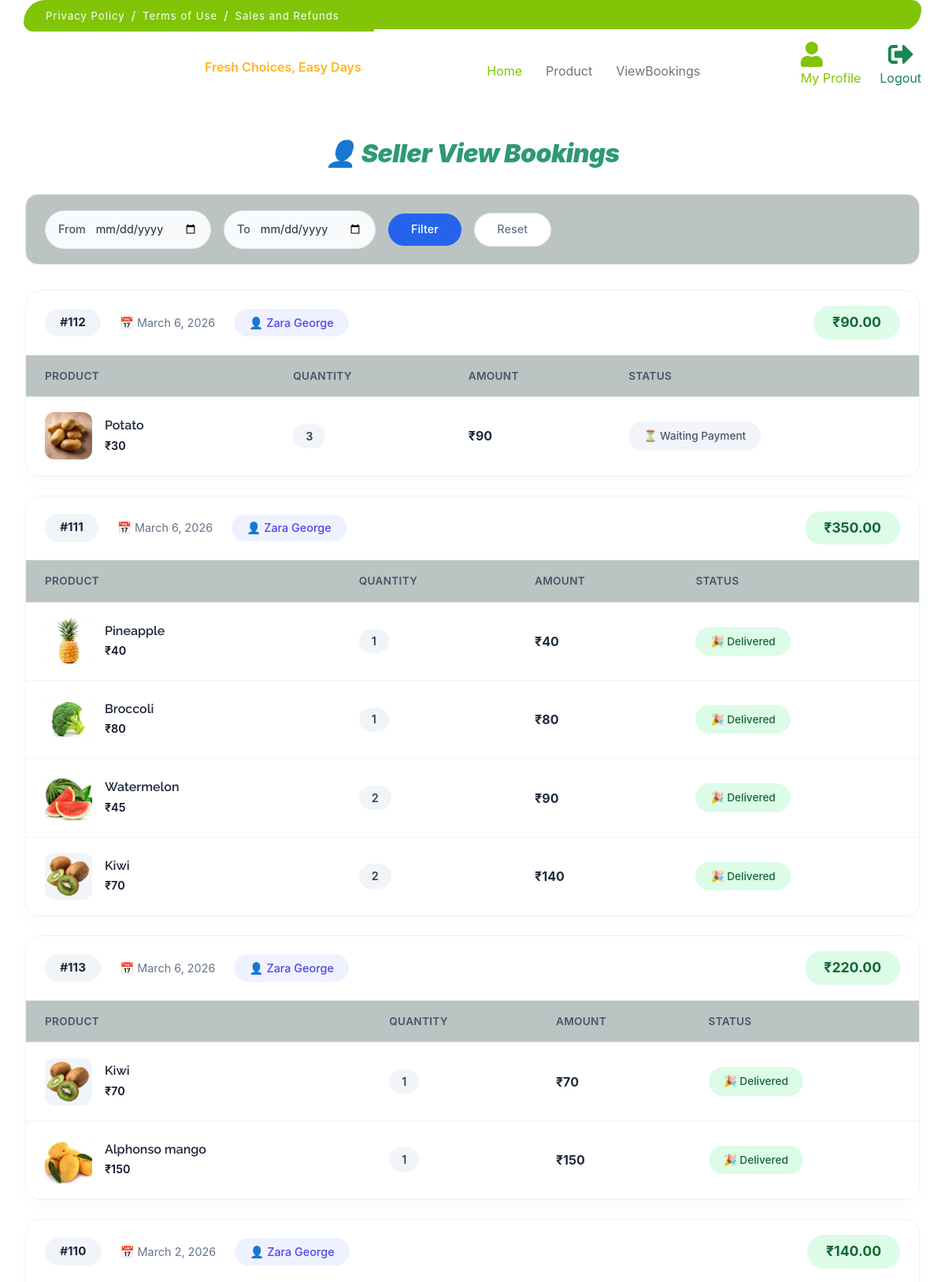
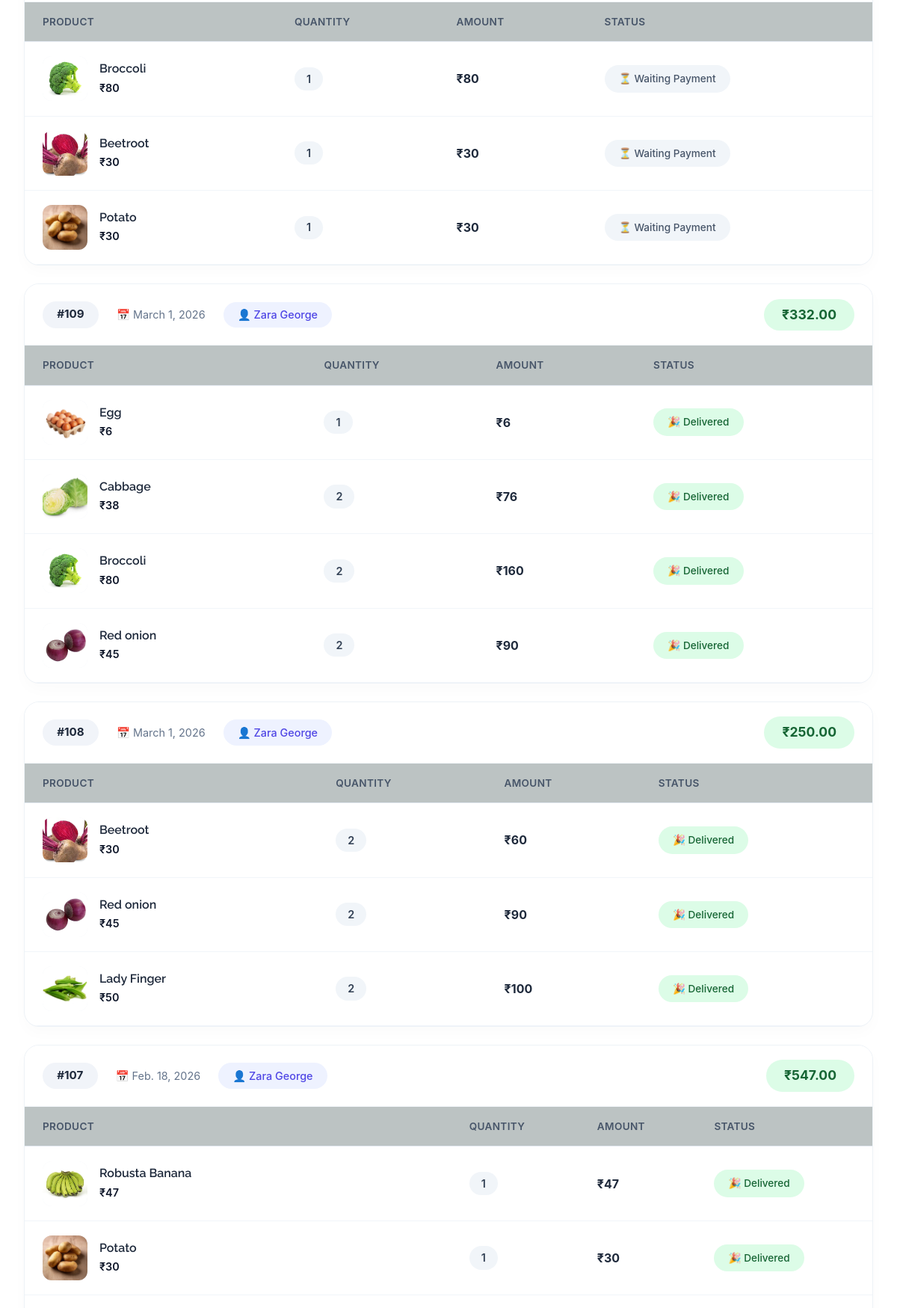
Screenshot of /Seller/ViewBookings/ (signed in, upper part) with the database file from the repository (2 pictures, top to bottom).
### User/models.py (models this page shows)
class tbl_booking(models.Model):
    booking_status=models.IntegerField(default=0)
    booking_date=models.DateField(auto_now_add=True)
    booking_amount = models.DecimalField(max_digits=10,decimal_places=2,null=True)
    deliveryboy=models.ForeignKey(tbl_deliveryboy,on_delete=models.CASCADE,null=True)
    user=models.ForeignKey(tbl_user,on_delete=models.CASCADE)

class tbl_cart(models.Model):
    cart_quantity=models.IntegerField(default=1)
    cart_status=models.IntegerField(default=0)
    product=models.ForeignKey(tbl_product,on_delete=models.CASCADE)
    booking=models.ForeignKey(tbl_booking,on_delete=models.CASCADE)

### Guest/models.py (models this page shows)
class tbl_user(models.Model):
    user_name=models.CharField(max_length=50)
    user_gender=models.CharField(max_length=50)
    user_contact=models.CharField(max_length=15)
    user_email=models.CharField(max_length=50)
    user_password=models.CharField(max_length=50)
    user_address=models.CharField(max_length=50)
    user_place=models.ForeignKey(tbl_place,on_delete=models.CASCADE)
    user_photo=models.FileField(upload_to ='Assets/UserDocs')
    user_status=models.IntegerField(default=0)

### Seller/models.py (models this page shows)
class tbl_product(models.Model):
    UNIT= [
    ('kg', 'Kilogram'),   # weight
    ('g', 'Gram'),        # weight
    ('l', 'Litre'),       # volume
    ('ml', 'Millilitre'), # volume
]
    product_name=models.CharField(max_length=50)
    product_details=models.CharField(max_length=60)
    product_price=models.IntegerField(max_length=50)
    product_photo=models.FileField(upload_to ='Assets/ProductDocs')
    product_weight = models.IntegerField(null=True)
    weight_unit = models.CharField(max_length=10, choices=UNIT,null=True,blank=True)
    subcategory=models.ForeignKey(tbl_subcategory,on_delete=models.CASCADE)
    brand=models.ForeignKey(tbl_brand,on_delete=models.CASCADE)
    seller=models.ForeignKey(tbl_seller,on_delete=models.CASCADE)
    created_at = models.DateTimeField(auto_now_add=True, null=True, blank=True)

### Seller/views.py (the view)
# urls.py: path('ViewBookings/',views.ViewBookings,name="ViewBookings"),
def ViewBookings(request):
    if 'sid' not in request.session:
        return redirect('Guest:Login')
    bookings = tbl_booking.objects.filter(
        tbl_cart__product__seller_id=request.session['sid']
    ).distinct().order_by('-booking_date')
    from_date = request.GET.get('from_date')
    to_date = request.GET.get('to_date')
    if from_date:
        bookings = bookings.filter(booking_date__gte=from_date)
    if to_date:
        bookings = bookings.filter(booking_date__lte=to_date)
    context = {
        'bookings': bookings,
        'from_date': from_date,
        'to_date': to_date
    }
    return render(request, 'Seller/ViewBookings.html', context)

### Seller/Templates/Seller/ViewBookings.html (shortened to what this page needs)
{% extends 'Seller/Head.html' %}
{% load static %}
{% block content %}
<br><br><br><br>
{% load mathfilters %}
<!DOCTYPE html>
<html lang="en">
<head>
</head>
<body>
    <h1><i> <b>👤 Seller View Bookings</b></i></h1>
    <div class="filter-panel">
        <form method="get" style="display: flex; gap: 1rem; align-items: center; flex-wrap: wrap; width: 100%;">
            <div class="filter-group">
                <label>From</label>
                <input type="date" name="from_date" value="{{ from_date }}">
            </div>
            <div class="filter-group">
                <label>To</label>
                <input type="date" name="to_date" value="{{ to_date }}">
            </div>
            <button type="submit" class="btn-filter">Filter</button>
            <a href="{% url 'Seller:ViewBookings' %}" class="btn-reset">Reset</a>
        </form>
    </div>
    <div class="orders-list">
        {% for b in bookings %}
        <div class="order-block">
            <div class="order-block-header">
                <div class="order-badge">
                    <span class="order-id">#{{ b.id }}</span>
                    <span class="order-date">📅 {{ b.booking_date }}</span>
                    <span class="order-customer">👤 {{ b.user.user_name }}</span>
                </div>
                <div class="order-amount">₹{{ b.booking_amount }}</div>
            </div>
            <table>
                <thead>
                    <tr>
                        <th>Product</th>
                        <th>Quantity</th>
                        <th>Amount</th>
                        <th>Status</th>
                    </tr>
                </thead>
                <tbody>
                    {% for c in b.tbl_cart_set.all %}
                    {% if c.product.seller_id == request.session.sid %}
                    <tr>
                        <td>
                            <div class="product-cell">
                                <img src="{{ c.product.product_photo.url }}" class="product-thumb">
                                <div class="product-info">
                                    <h4>{{ c.product.product_name }}</h4>
                                    <span class="price">₹{{ c.product.product_price }}</span>
                                </div>
                            </div>
                        </td>
                        <td>
                            <span class="qty-badge">{{ c.cart_quantity }}</span>
                        </td>
                        <td>
                            <span class="item-total">₹{{ c.cart_quantity|mul:c.product.product_price }}</span>
                        </td>
                        <td>
                            <div class="action-wrapper">
                                {% if c.cart_status == 2 %}
                                <a href="{% url 'Seller:UpdateCartStatus' c.id 3 %}" class="status-link pack">
                                    📦 Mark Packed
                                </a>
                                {% elif c.cart_status == 3 %}
                                <a href="{% url 'Seller:UpdateCartStatus' c.id 4 %}" class="status-link ship">
                                    🚚 Mark Shipped
                                </a>
                                {% elif c.cart_status == 4 %}
                                <span class="status-tag blue">✅ Item Collected</span>
                                {% elif c.cart_status == 5 %}
                                <span class="status-tag yellow">📍 Out for Delivery</span>
                                {% elif c.cart_status == 6 %}
                                <span class="status-tag green">✅ Delivered</span>
                                {% elif c.cart_status == 7 %}
                                <span class="status-tag green">🎉 Delivered</span>
                                {% else %}
                                <span class="status-tag gray">⏳ Waiting Payment</span>
                                {% endif %}
                            </div>
                        </td>
                    </tr>
                    {% endif %}
                    {% endfor %}
                </tbody>
            </table>
        </div>
        {% empty %}
        <div class="empty-message">
            <div style="font-size: 2rem; margin-bottom: 0.5rem;">📦</div>
            <p>No bookings found</p>
        </div>
        {% endfor %}
    </div>
</body>
</html>
{% endblock content %}

### Seller/Templates/Seller/ViewBookings.html (style rules this page uses)
* { margin: 0; padding: 0; box-sizing: border-box; font-family: 'Inter', system-ui, -apple-system, sans-serif; }
body { background:white; padding: 2rem; }
h1 { color: #2d9a72; font-size: 2rem; font-weight: 600; text-align: center; margin-bottom: 2rem; letter-spacing: -0.5px; }
.filter-panel { background: #bcc3c3; padding: 1.2rem 1.5rem; border-radius: 16px; box-shadow: 0 4px 6px rgba(0,0,0,0.02); margin-bottom: 2rem; display: flex; gap: 1rem; align-items: center; flex-wrap: wrap; border: 1px solid #e9eef2; }
.filter-group { display: flex; align-items: center; gap: 0.8rem; background: #f8fafc; padding: 0.3rem 1rem; border-radius: 40px; border: 1px solid #e2e8f0; }
.filter-group label { color: #475569; font-weight: 500; font-size: 0.9rem; }
.filter-group input { border: none; background: transparent; padding: 0.5rem 0; font-size: 0.9rem; color: #1e293b; outline: none; }
.btn-filter { background: #2563eb; color: white; border: none; padding: 0.6rem 1.8rem; border-radius: 40px; font-weight: 500; cursor: pointer; font-size: 0.9rem; transition: all 0.2s; }
.btn-reset { background: white; color: #64748b; border: 1px solid #e2e8f0; padding: 0.6rem 1.8rem; border-radius: 40px; text-decoration: none; font-size: 0.9rem; font-weight: 500; transition: all 0.2s; }
.orders-list { display: flex; flex-direction: column; gap: 1.5rem; }
.order-block { background: white; border-radius: 20px; overflow: hidden; box-shadow: 0 8px 20px rgba(0,0,0,0.02); border: 1px solid #edf2f7; }
.order-block-header { background: #ffffff; padding: 1.2rem 1.5rem; border-bottom: 1px solid #f1f5f9; display: flex; justify-content: space-between; align-items: center; flex-wrap: wrap; gap: 1rem; }
.order-badge { display: flex; align-items: center; gap: 1.5rem; flex-wrap: wrap; }
.order-id { background: #f1f4f9; color: #1e293b; font-weight: 700; padding: 0.4rem 1.2rem; border-radius: 30px; font-size: 0.95rem; }
.order-date { color: #64748b; font-size: 0.9rem; display: flex; align-items: center; gap: 0.4rem; }
.order-customer { background: #eef2ff; color: #4f46e5; padding: 0.4rem 1.2rem; border-radius: 30px; font-size: 0.9rem; font-weight: 500; display: flex; align-items: center; gap: 0.4rem; }
.order-amount { background: #dcfce7; color: #166534; font-weight: 700; padding: 0.5rem 1.5rem; border-radius: 30px; font-size: 1.1rem; }
table { width: 100%; border-collapse: collapse; }
th { text-align: left; padding: 1rem 1.5rem; background: #bcc3c3; color: #475569; font-weight: 600; font-size: 0.85rem; text-transform: uppercase; letter-spacing: 0.3px; border-bottom: 1px solid #e2e8f0; }
td { padding: 1.2rem 1.5rem; border-bottom: 1px solid #f1f5f9; vertical-align: middle; }
.product-cell { display: flex; align-items: center; gap: 1rem; }
.product-thumb { width: 60px; height: 60px; border-radius: 12px; object-fit: cover; background: #f1f5f9; }
.product-info h4 { color: #1e293b; font-size: 1rem; margin-bottom: 0.2rem; font-weight: 600; }
.product-info .price { color: #0f172a; font-weight: 600; font-size: 0.9rem; }
.qty-badge { background: #f1f5f9; color: #334155; padding: 0.3rem 1rem; border-radius: 30px; font-weight: 600; font-size: 0.9rem; display: inline-block; }
.item-total { font-weight: 700; color: #1e293b; font-size: 1rem; }
.action-wrapper { display: flex; gap: 0.5rem; flex-wrap: wrap; }
.status-tag { padding: 0.5rem 1.2rem; border-radius: 30px; font-size: 0.85rem; font-weight: 500; display: inline-flex; align-items: center; gap: 0.4rem; }
.status-tag.green { background: #dcfce7; color: #166534; }
.status-tag.gray { background: #f1f5f9; color: #475569; }

### rows the page displays
tbl_booking: id "112", booking_date "March 6, 2026", user.user_name "Zara George", booking_amount "90.00"
tbl_cart: product.product_photo (picture), product.product_name "Potato", product.product_price "30", cart_quantity "3", cart_quantity|mul "90", cart_status "⏳ Waiting Payment"
tbl_booking: id "111", booking_date "March 6, 2026", user.user_name "Zara George", booking_amount "350.00"
tbl_cart: product.product_photo (picture), product.product_name "Pineapple", product.product_price "40", cart_quantity "1", cart_quantity|mul "40", cart_status "🎉 Delivered"
tbl_cart: product.product_photo (picture), product.product_name "Broccoli", product.product_price "80", cart_quantity "1", cart_quantity|mul "80", cart_status "🎉 Delivered"
tbl_cart: product.product_photo (picture), product.product_name "Watermelon", product.product_price "45", cart_quantity "2", cart_quantity|mul "90", cart_status "🎉 Delivered"
tbl_cart: product.product_photo (picture), product.product_name "Kiwi", product.product_price "70", cart_quantity "2", cart_quantity|mul "140", cart_status "🎉 Delivered"
tbl_booking: id "113", booking_date "March 6, 2026", user.user_name "Zara George", booking_amount "220.00"
tbl_cart: product.product_photo (picture), product.product_name "Kiwi", product.product_price "70", cart_quantity "1", cart_quantity|mul "70", cart_status "🎉 Delivered"
tbl_cart: product.product_photo (picture), product.product_name "Alphonso mango", product.product_price "150", cart_quantity "1", cart_quantity|mul "150", cart_status "🎉 Delivered"
tbl_booking: id "110", booking_date "March 2, 2026", user.user_name "Zara George", booking_amount "140.00"
tbl_cart: product.product_photo (picture), product.product_name "Broccoli", product.product_price "80", cart_quantity "1", cart_quantity|mul "80", cart_status "⏳ Waiting Payment"
tbl_cart: product.product_photo (picture), product.product_name "Beetroot", product.product_price "30", cart_quantity "1", cart_quantity|mul "30", cart_status "⏳ Waiting Payment"
tbl_cart: product.product_photo (picture), product.product_name "Potato", product.product_price "30", cart_quantity "1", cart_quantity|mul "30", cart_status "⏳ Waiting Payment"
tbl_booking: id "109", booking_date "March 1, 2026", user.user_name "Zara George", booking_amount "332.00"
tbl_cart: product.product_photo (picture), product.product_name "Egg", product.product_price "6", cart_quantity "1", cart_quantity|mul "6", cart_status "🎉 Delivered"
tbl_cart: product.product_photo (picture), product.product_name "Cabbage", product.product_price "38", cart_quantity "2", cart_quantity|mul "76", cart_status "🎉 Delivered"
tbl_cart: product.product_photo (picture), product.product_name "Broccoli", product.product_price "80", cart_quantity "2", cart_quantity|mul "160", cart_status "🎉 Delivered"
tbl_cart: product.product_photo (picture), product.product_name "Red onion", product.product_price "45", cart_quantity "2", cart_quantity|mul "90", cart_status "🎉 Delivered"
tbl_booking: id "108", booking_date "March 1, 2026", user.user_name "Zara George", booking_amount "250.00"
tbl_cart: product.product_photo (picture), product.product_name "Beetroot", product.product_price "30", cart_quantity "2", cart_quantity|mul "60", cart_status "🎉 Delivered"
tbl_cart: product.product_photo (picture), product.product_name "Red onion", product.product_price "45", cart_quantity "2", cart_quantity|mul "90", cart_status "🎉 Delivered"
tbl_cart: product.product_photo (picture), product.product_name "Lady Finger", product.product_price "50", cart_quantity "2", cart_quantity|mul "100", cart_status "🎉 Delivered"
tbl_booking: id "107", booking_date "Feb. 18, 2026", user.user_name "Zara George", booking_amount "547.00"
tbl_cart: product.product_photo (picture), product.product_name "Robusta Banana", product.product_price "47", cart_quantity "1", cart_quantity|mul "47", cart_status "🎉 Delivered"
tbl_cart: product.product_photo (picture), product.product_name "Potato", product.product_price "30", cart_quantity "1", cart_quantity|mul "30", cart_status "🎉 Delivered"
